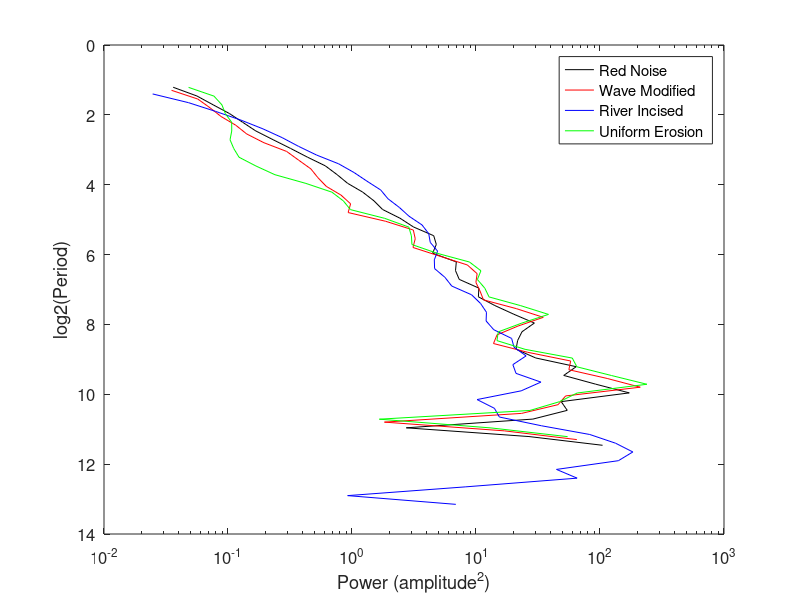

Write MATLAB code to recreate this figure.
load('global_generals.mat')

figure()
semilogx(global_Save{2},log2(period{2}),'k') %red noise
hold on
semilogx(global_Save{3},log2(period{3}),'r') % wave
semilogx(global_Save{4},log2(period{4}),'b') % rivers
semilogx(global_Save{5},log2(period{5}),'g') % uniform

% Yticks = 2.^(fix(log2(min(period{5}))):fix(log2(max(period{5}))));

xlabel('Power (amplitude^2)')
ylabel('log2(Period)')
set(gca,'YDir','reverse')
% set(gca,'XLim',[0,1.25*max(global_Save{5})])
set(gca,'FontSize',12)
legend('Red Noise','Wave Modified','River Incised','Uniform Erosion')